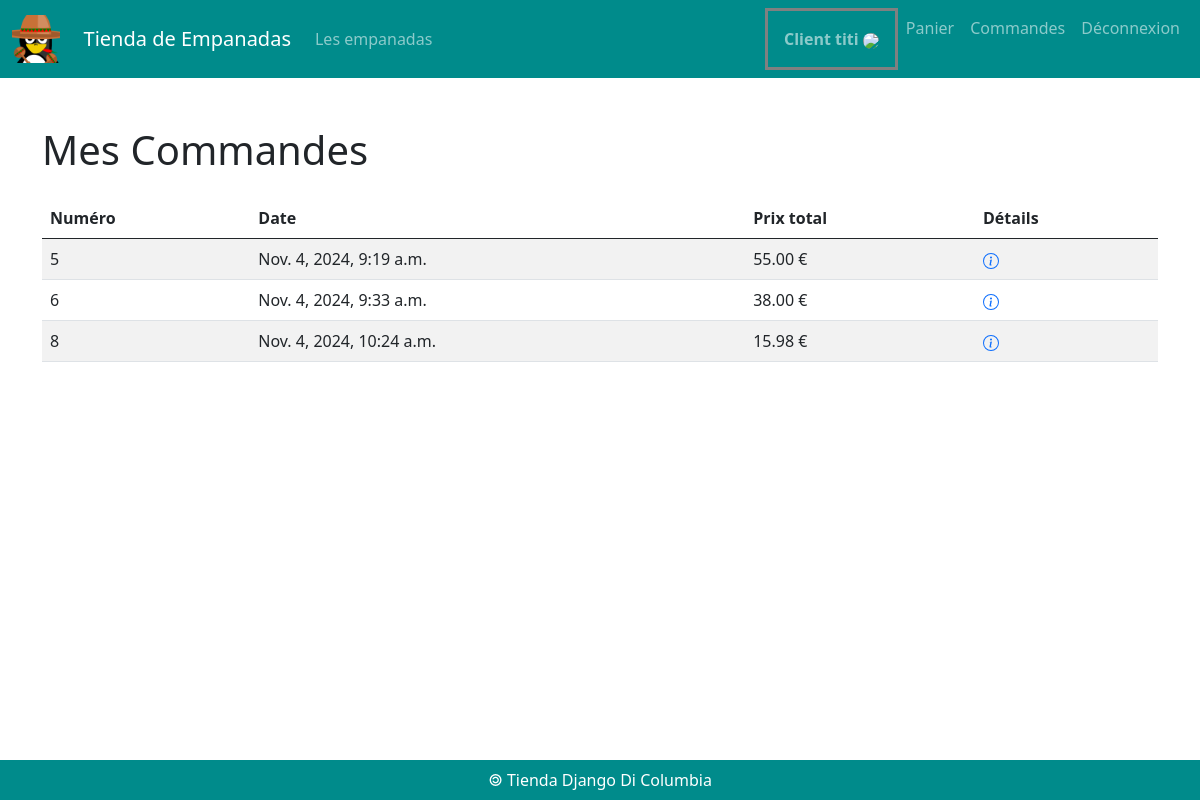
Before: /orders/ (signed in) with the older database file.
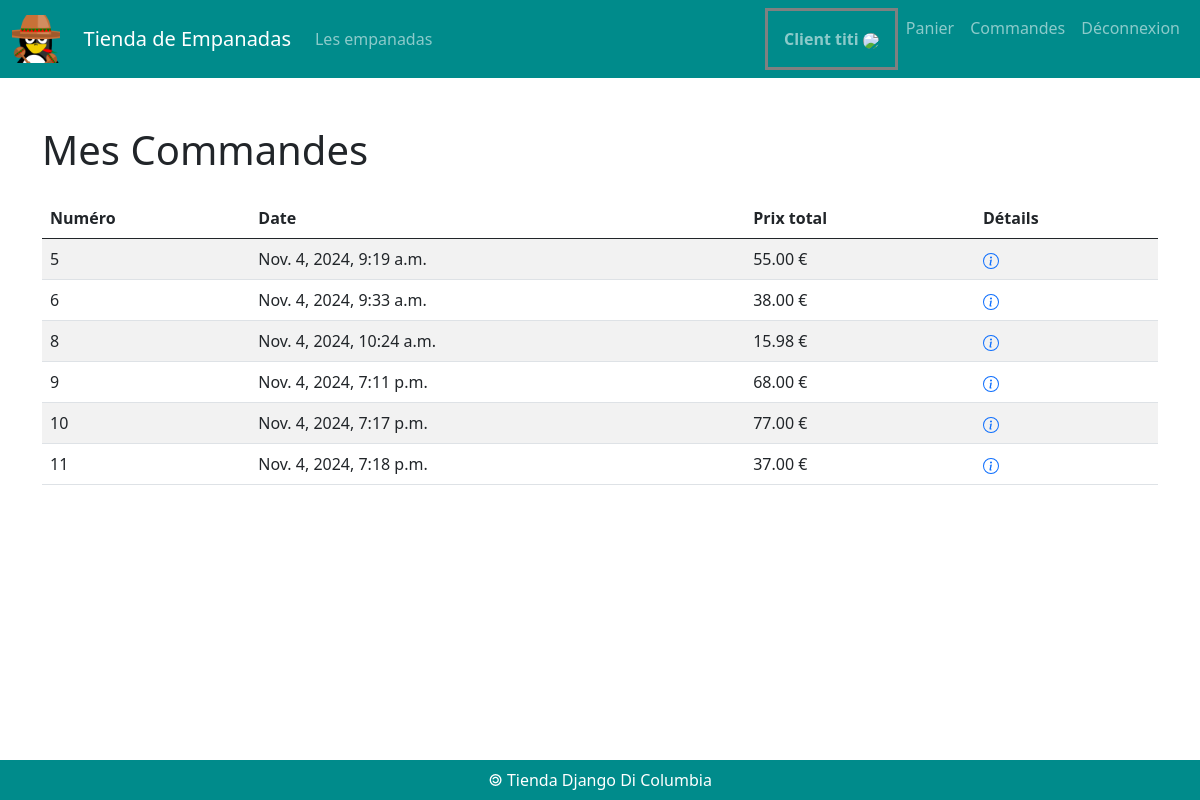
After: the same page with the newer database file.
### paniers/models.py (models this page shows, shortened)
class Commande(models.Model):
    utilisateur = models.ForeignKey(TiendaUser, on_delete=models.CASCADE)
    date_commande = models.DateTimeField(auto_now_add=True)
    prix_total = models.DecimalField(max_digits=10, decimal_places=2, default=0)
    est_payee = models.BooleanField(default=False)

### paniers/views.py (the view)
# urls.py: path('orders/', views.afficherCommandes),
def afficherCommandes(request) :
    user = TiendaUser.objects.get(id=request.user.id)
    orders = Commande.objects.filter(utilisateur=user, est_payee=True)
    return render(
        request,
        'paniers/commandes.html',
        {
            'orders': orders,
        },
    )

### paniers/templates/paniers/commandes.html (shortened to what this page needs)
{% extends 'empanadas/base.html' %}
{% block main %}
<div class="container mt-5">
    <h1 class="mb-4">Mes Commandes</h1>
    <table class="table table-striped">
        <thead class="thead-dark">
            <tr>
                <th>Numéro</th>
                <th>Date</th>
                <th>Prix total</th>
                <th>Détails</th>
            </tr>
        </thead>
        <tbody>
            {% for order in orders %}
            <tr>
                <td>
                    {{ order.id }}
                </td>
                <td>{{ order.date_commande }}</td>
                <td>{{ order.prix_total }} €</td>
                <td>
                    <a href="/order/{{ order.id }}">
                    </a>
                </td>
            {% endfor %}
        </tbody>
    </table>
</div>
{% endblock %}

Changed rows visible on the page:
added Commande: id "9", date_commande "Nov. 4, 2024, 7:11 p.m.", prix_total "68.00"
added Commande: id "10", date_commande "Nov. 4, 2024, 7:17 p.m.", prix_total "77.00"
added Commande: id "11", date_commande "Nov. 4, 2024, 7:18 p.m.", prix_total "37.00"
